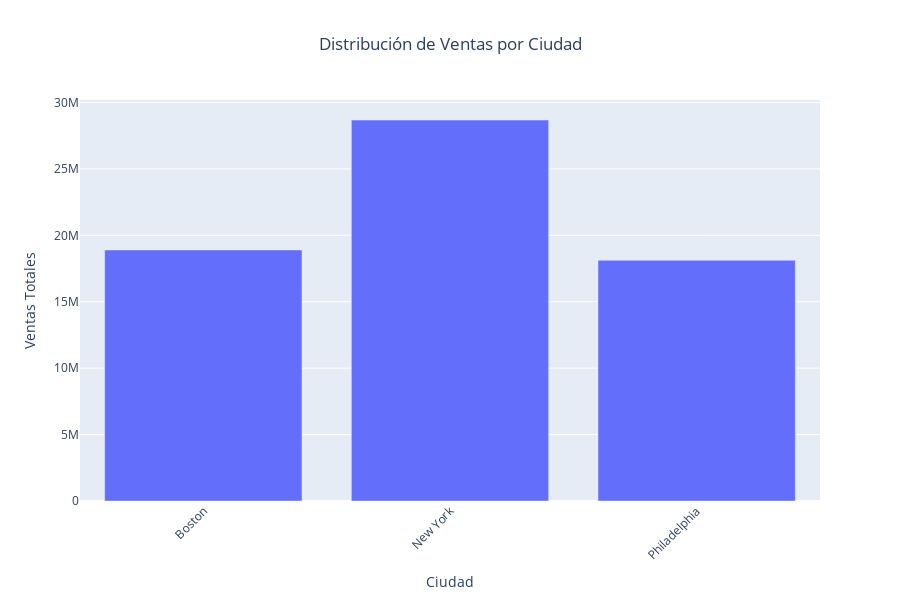

Notebook cell for this chart:
### Markdown cell above
### 1.2.4. Distribución de Ventas por Ciudad

### Code cell
ventas_por_ciudad = df.groupby('region')['sales'].sum().reset_index()
fig3 = px.bar(ventas_por_ciudad, x='region', y='sales', title='Distribución de Ventas por Ciudad',
             labels={'sales': 'Ventas Totales', 'region': 'Ciudad'}, hover_data={'sales': True})

fig3.update_layout(
    xaxis=dict(tickangle=-45),
    title=dict(x=0.5),
    height=600,
    bargap=0.2,
    legend_title_text='Ciudad'
)
fig3.show()

### Figure 1 — Plotly figure (JSON) as saved in the notebook; plotly's stock layout.template omitted (floating-point values rounded to 4 significant figures)
{"data": [{"alignmentgroup": "True", "hovertemplate": "Ciudad=%{x}<br>Ventas Totales=%{y}<extra></extra>", "legendgroup": "", "marker": {"color": "#636efa", "pattern": {"shape": ""}}, "name": "", "offsetgroup": "", "orientation": "v", "showlegend": false, "textposition": "auto", "type": "bar", "x": ["Boston", "New York", "Philadelphia"], "xaxis": "x", "y": [18899006, 28675547, 18120856], "yaxis": "y"}], "layout": {"bargap": 0.2, "barmode": "relative", "height": 600, "legend": {"title": {"text": "Ciudad"}, "tracegroupgap": 0}, "title": {"text": "Distribución de Ventas por Ciudad", "x": 0.5}, "xaxis": {"anchor": "y", "domain": [0, 1], "tickangle": -45, "title": {"text": "Ciudad"}}, "yaxis": {"anchor": "x", "domain": [0, 1], "title": {"text": "Ventas Totales"}}}}
